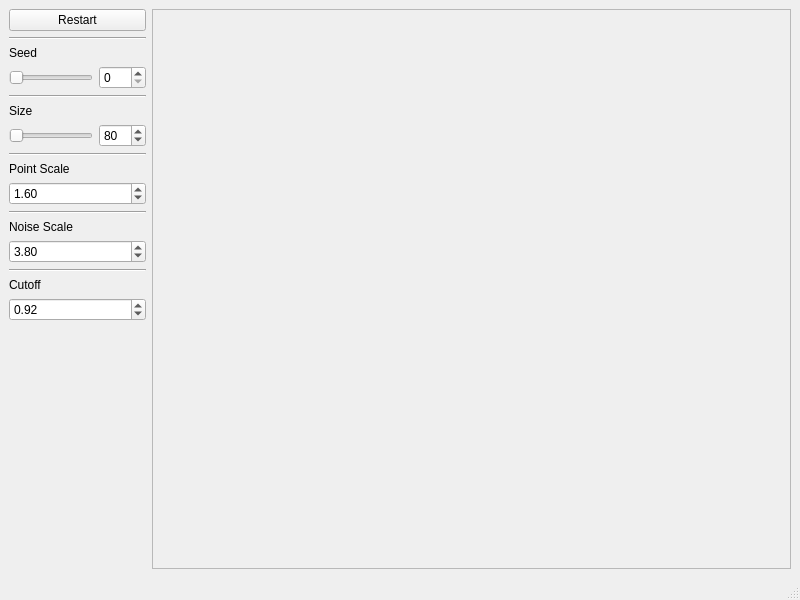
<?xml version="1.0" encoding="UTF-8"?>
<ui version="4.0">
 <class>MainWindow</class>
 <widget class="QMainWindow" name="MainWindow">
  <property name="geometry">
   <rect>
    <x>0</x>
    <y>0</y>
    <width>800</width>
    <height>600</height>
   </rect>
  </property>
  <property name="windowTitle">
   <string>MainWindow</string>
  </property>
  <widget class="QWidget" name="centralwidget">
   <layout class="QFormLayout" name="formLayout">
    <item row="0" column="0">
     <layout class="QVBoxLayout" name="verticalLayout">
      <item>
       <widget class="QPushButton" name="btn_Start">
        <property name="text">
         <string>Restart</string>
        </property>
       </widget>
      </item>
      <item>
       <widget class="Line" name="line">
        <property name="orientation">
         <enum>Qt::Horizontal</enum>
        </property>
       </widget>
      </item>
      <item>
       <widget class="QLabel" name="label">
        <property name="text">
         <string>Seed</string>
        </property>
       </widget>
      </item>
      <item>
       <layout class="QHBoxLayout" name="horizontalLayout">
        <item>
         <widget class="QSlider" name="horizontalSlider">
          <property name="maximum">
           <number>999</number>
          </property>
          <property name="orientation">
           <enum>Qt::Horizontal</enum>
          </property>
         </widget>
        </item>
        <item>
         <widget class="QSpinBox" name="spinBox_seed">
          <property name="maximum">
           <number>999</number>
          </property>
         </widget>
        </item>
       </layout>
      </item>
      <item>
       <widget class="Line" name="line_2">
        <property name="orientation">
         <enum>Qt::Horizontal</enum>
        </property>
       </widget>
      </item>
      <item>
       <widget class="QLabel" name="label_2">
        <property name="text">
         <string>Size</string>
        </property>
       </widget>
      </item>
      <item>
       <layout class="QHBoxLayout" name="horizontalLayout_2">
        <item>
         <widget class="QSlider" name="horizontalSlider_2">
          <property name="minimum">
           <number>10</number>
          </property>
          <property name="maximum">
           <number>999</number>
          </property>
          <property name="orientation">
           <enum>Qt::Horizontal</enum>
          </property>
         </widget>
        </item>
        <item>
         <widget class="QSpinBox" name="spinBox_Size">
          <property name="minimum">
           <number>10</number>
          </property>
          <property name="maximum">
           <number>999</number>
          </property>
          <property name="value">
           <number>80</number>
          </property>
         </widget>
        </item>
       </layout>
      </item>
      <item>
       <widget class="Line" name="line_3">
        <property name="orientation">
         <enum>Qt::Horizontal</enum>
        </property>
       </widget>
      </item>
      <item>
       <widget class="QLabel" name="label_3">
        <property name="text">
         <string>Point Scale</string>
        </property>
       </widget>
      </item>
      <item>
       <widget class="QDoubleSpinBox" name="doubleSpinBox_point_scale">
        <property name="minimum">
         <double>0.100000000000000</double>
        </property>
        <property name="maximum">
         <double>100.000000000000000</double>
        </property>
        <property name="singleStep">
         <double>0.100000000000000</double>
        </property>
        <property name="value">
         <double>1.600000000000000</double>
        </property>
       </widget>
      </item>
      <item>
       <widget class="Line" name="line_4">
        <property name="orientation">
         <enum>Qt::Horizontal</enum>
        </property>
       </widget>
      </item>
      <item>
       <widget class="QLabel" name="label_4">
        <property name="text">
         <string>Noise Scale</string>
        </property>
       </widget>
      </item>
      <item>
       <widget class="QDoubleSpinBox" name="doubleSpinBox_noise_scale">
        <property name="minimum">
         <double>0.100000000000000</double>
        </property>
        <property name="maximum">
         <double>100.000000000000000</double>
        </property>
        <property name="singleStep">
         <double>0.100000000000000</double>
        </property>
        <property name="value">
         <double>3.800000000000000</double>
        </property>
       </widget>
      </item>
      <item>
       <widget class="Line" name="line_5">
        <property name="orientation">
         <enum>Qt::Horizontal</enum>
        </property>
       </widget>
      </item>
      <item>
       <widget class="QLabel" name="label_5">
        <property name="text">
         <string>Cutoff</string>
        </property>
       </widget>
      </item>
      <item>
       <widget class="QDoubleSpinBox" name="doubleSpinBox_cutoff">
        <property name="minimum">
         <double>0.010000000000000</double>
        </property>
        <property name="maximum">
         <double>1.000000000000000</double>
        </property>
        <property name="singleStep">
         <double>0.010000000000000</double>
        </property>
        <property name="value">
         <double>0.920000000000000</double>
        </property>
       </widget>
      </item>
      <item>
       <spacer name="verticalSpacer">
        <property name="orientation">
         <enum>Qt::Vertical</enum>
        </property>
        <property name="sizeHint" stdset="0">
         <size>
          <width>20</width>
          <height>40</height>
         </size>
        </property>
       </spacer>
      </item>
     </layout>
    </item>
    <item row="0" column="1">
     <widget class="QFrame" name="frame">
      <property name="frameShape">
       <enum>QFrame::StyledPanel</enum>
      </property>
      <property name="frameShadow">
       <enum>QFrame::Raised</enum>
      </property>
      <layout class="QGridLayout" name="gridLayout">
       <item row="0" column="0">
        <widget class="QWidget" name="renderWidget" native="true"/>
       </item>
      </layout>
     </widget>
    </item>
   </layout>
  </widget>
  <widget class="QMenuBar" name="menubar">
   <property name="geometry">
    <rect>
     <x>0</x>
     <y>0</y>
     <width>800</width>
     <height>20</height>
    </rect>
   </property>
  </widget>
  <widget class="QStatusBar" name="statusbar"/>
 </widget>
 <resources/>
 <connections>
  <connection>
   <sender>horizontalSlider</sender>
   <signal>valueChanged(int)</signal>
   <receiver>spinBox_seed</receiver>
   <slot>setValue(int)</slot>
   <hints>
    <hint type="sourcelabel">
     <x>39</x>
     <y>100</y>
    </hint>
    <hint type="destinationlabel">
     <x>120</x>
     <y>105</y>
    </hint>
   </hints>
  </connection>
  <connection>
   <sender>spinBox_seed</sender>
   <signal>valueChanged(int)</signal>
   <receiver>horizontalSlider</receiver>
   <slot>setValue(int)</slot>
   <hints>
    <hint type="sourcelabel">
     <x>117</x>
     <y>97</y>
    </hint>
    <hint type="destinationlabel">
     <x>70</x>
     <y>102</y>
    </hint>
   </hints>
  </connection>
  <connection>
   <sender>horizontalSlider_2</sender>
   <signal>valueChanged(int)</signal>
   <receiver>spinBox_Size</receiver>
   <slot>setValue(int)</slot>
   <hints>
    <hint type="sourcelabel">
     <x>61</x>
     <y>161</y>
    </hint>
    <hint type="destinationlabel">
     <x>109</x>
     <y>160</y>
    </hint>
   </hints>
  </connection>
  <connection>
   <sender>spinBox_Size</sender>
   <signal>valueChanged(int)</signal>
   <receiver>horizontalSlider_2</receiver>
   <slot>setValue(int)</slot>
   <hints>
    <hint type="sourcelabel">
     <x>127</x>
     <y>169</y>
    </hint>
    <hint type="destinationlabel">
     <x>61</x>
     <y>163</y>
    </hint>
   </hints>
  </connection>
 </connections>
</ui>
